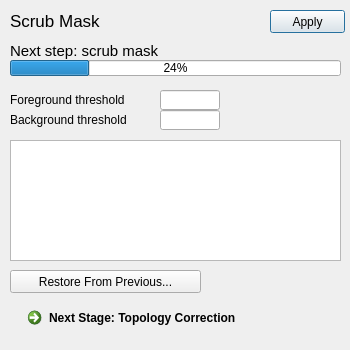
<?xml version="1.0" encoding="UTF-8"?>
<ui version="4.0">
 <class>ScrubMaskDialog</class>
 <widget class="QDialog" name="ScrubMaskDialog">
  <property name="geometry">
   <rect>
    <x>0</x>
    <y>0</y>
    <width>350</width>
    <height>350</height>
   </rect>
  </property>
  <property name="windowTitle">
   <string>Scrub Mask</string>
  </property>
  <widget class="QCommandLinkButton" name="nextTool">
   <property name="geometry">
    <rect>
     <x>20</x>
     <y>300</y>
     <width>321</width>
     <height>40</height>
    </rect>
   </property>
   <property name="text">
    <string>Next Stage: Topology Correction</string>
   </property>
  </widget>
  <widget class="QLabel" name="label_5">
   <property name="geometry">
    <rect>
     <x>10</x>
     <y>10</y>
     <width>261</width>
     <height>21</height>
    </rect>
   </property>
   <property name="font">
    <font>
     <pointsize>13</pointsize>
    </font>
   </property>
   <property name="text">
    <string>Scrub Mask</string>
   </property>
  </widget>
  <widget class="QProgressBar" name="progressBar">
   <property name="geometry">
    <rect>
     <x>10</x>
     <y>60</y>
     <width>331</width>
     <height>16</height>
    </rect>
   </property>
   <property name="value">
    <number>24</number>
   </property>
  </widget>
  <widget class="QLabel" name="stepNameText">
   <property name="geometry">
    <rect>
     <x>10</x>
     <y>40</y>
     <width>291</width>
     <height>21</height>
    </rect>
   </property>
   <property name="font">
    <font>
     <pointsize>11</pointsize>
    </font>
   </property>
   <property name="text">
    <string>Next step: scrub mask</string>
   </property>
  </widget>
  <widget class="QPushButton" name="applyButton">
   <property name="geometry">
    <rect>
     <x>270</x>
     <y>10</y>
     <width>75</width>
     <height>23</height>
    </rect>
   </property>
   <property name="text">
    <string>Apply</string>
   </property>
   <property name="default">
    <bool>true</bool>
   </property>
  </widget>
  <widget class="QTextEdit" name="statusBoxTextEdit">
   <property name="geometry">
    <rect>
     <x>10</x>
     <y>140</y>
     <width>331</width>
     <height>121</height>
    </rect>
   </property>
   <property name="readOnly">
    <bool>true</bool>
   </property>
  </widget>
  <widget class="QLabel" name="label">
   <property name="geometry">
    <rect>
     <x>10</x>
     <y>90</y>
     <width>141</width>
     <height>20</height>
    </rect>
   </property>
   <property name="text">
    <string>Foreground threshold</string>
   </property>
  </widget>
  <widget class="QLineEdit" name="foregroundThresholdEditBox">
   <property name="geometry">
    <rect>
     <x>160</x>
     <y>90</y>
     <width>60</width>
     <height>20</height>
    </rect>
   </property>
   <property name="toolTip">
    <string/>
   </property>
  </widget>
  <widget class="QLabel" name="label_2">
   <property name="geometry">
    <rect>
     <x>10</x>
     <y>110</y>
     <width>141</width>
     <height>20</height>
    </rect>
   </property>
   <property name="text">
    <string>Background threshold</string>
   </property>
  </widget>
  <widget class="QLineEdit" name="backgroundThresholdEditBox">
   <property name="geometry">
    <rect>
     <x>160</x>
     <y>110</y>
     <width>60</width>
     <height>20</height>
    </rect>
   </property>
   <property name="toolTip">
    <string/>
   </property>
  </widget>
  <widget class="QPushButton" name="restoreFromPreviousSessionButton">
   <property name="geometry">
    <rect>
     <x>10</x>
     <y>270</y>
     <width>191</width>
     <height>23</height>
    </rect>
   </property>
   <property name="text">
    <string>Restore From Previous...</string>
   </property>
  </widget>
 </widget>
 <resources/>
 <connections/>
</ui>
